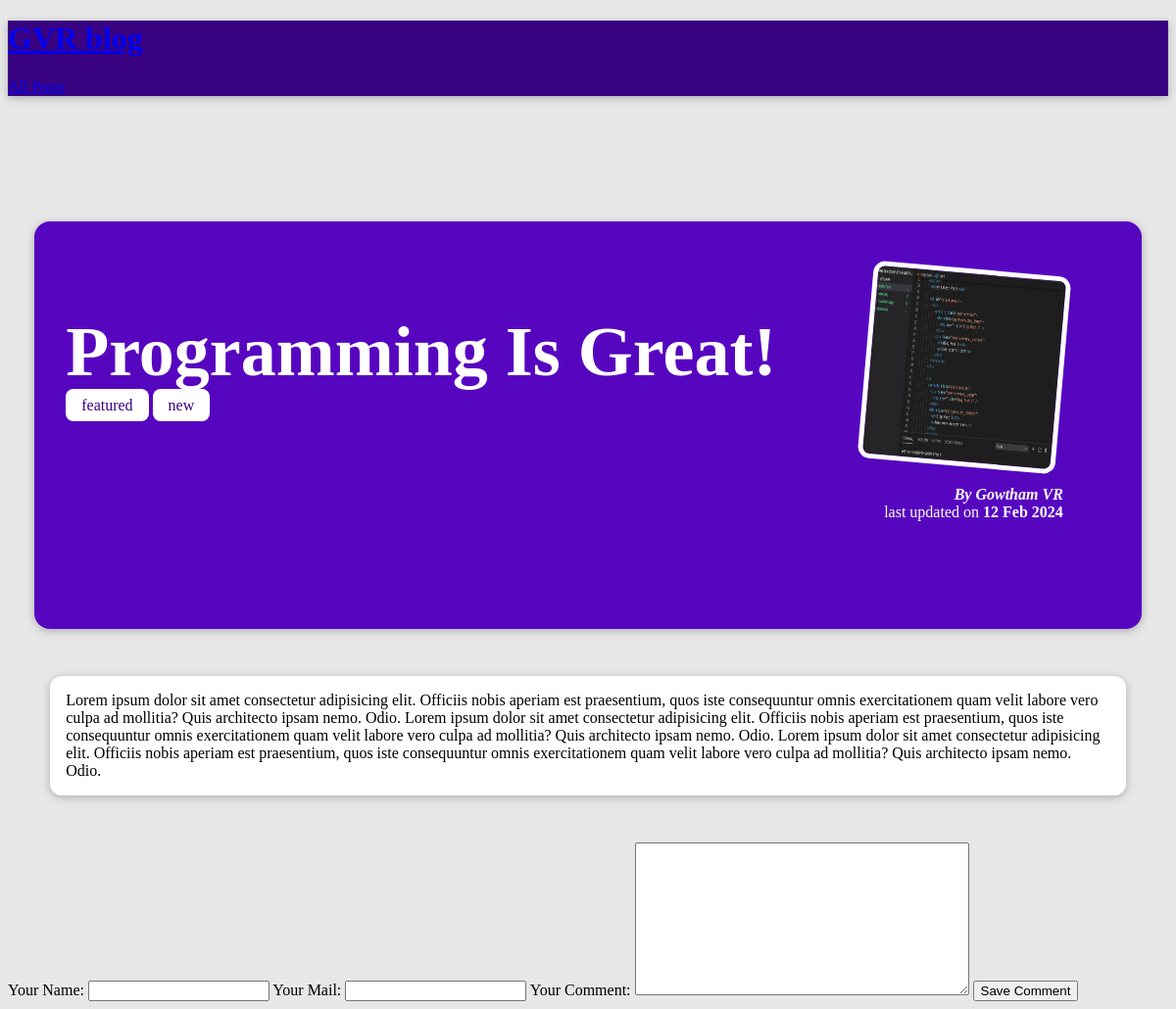
Page /posts/programming-is-fun on the committed database.
### blog/models.py (models this page shows, shortened)
class Post(models.Model):
    title=models.CharField(max_length=250)
    excerpt=models.CharField(max_length=250)
    image=models.ImageField(upload_to='uploads/posts', null=True)
    date=models.DateField(auto_now=True)
    slug=models.SlugField(unique=True, db_index=True)
    content=models.TextField(validators=[MinLengthValidator(10)])
    author=models.ForeignKey(Author, on_delete=models.SET_NULL, null= True, related_name='posts')
    tags=models.ManyToManyField(Tag)

class Tag(models.Model):
    caption=models.CharField(max_length=20)

class Author(models.Model):
    first_name=models.CharField(max_length=50)
    last_name=models.CharField(max_length=50)
    email=models.EmailField()
    def full_name(self):
        return f"{self.first_name} {self.last_name}"
    def __str__(self):
        return self.full_name()

### blog/views.py (the view)
# urls.py: path('posts/<slug:slug>',views.PostdetailView.as_view(),name='detail-post-page')#pathconvertor:pathname
class PostdetailView(DetailView):
    template_name="blog/post-detail.html"
    model=Post
    def get_context_data(self, **kwargs):
        context = super().get_context_data(**kwargs)
        context["post_tags"] = self.object.tags.all()
        context["comment_form"]=CommentForm()
        return context

### blog/forms.py
class CommentForm(forms.ModelForm):
    class Meta:
        model=Comment
        exclude=["post"]
        labels={
            "user_name":'Your Name',
            "user_email":"Your Mail",
            "text": "Your Comment"
        }

### blog/templates/blog/post-detail.html (shortened to what this page needs)
{% extends "base.html" %}
{%load static%}
{%block css_files%}
    <link rel='stylesheet' href="{% static 'blog/post-detail.css'%}"/>
{%endblock%}
{%block content%}
<section id='summary'>
    <h2> {{post.title}}</h2>
    <div>
        {% for tag in post_tags%}
            <span class="tag">{{tag.caption}}</span>
        {%endfor%}
    </div>
    <article>
        <img src="{{post.image.url}}" alt="{{post.title}}"/>
        <address>By <a href="mailto:{{post.author.email}}">{{post.author}}</a></address>
        <div>
            last updated on <time> {{post.date|date:"d M Y"}}</time>
        </div>
    </article>
</section>
<main>
    {{post.content}}
</main>
<div>
    <form>
        {{comment_form}}
        <button>Save Comment</button>
    </form>
</div>
{%endblock%}

### blog/static/blog/post-detail.css (style rules this page uses)
body { background-color: #e7e7e7; }
#summary { margin: 8rem auto 3rem auto; padding: 2rem; width: 90%; max-width: 90rem; border-radius: 16px; background-color: #5706c0; position: relative; box-shadow: 0 2px 8px rgba(0, 0, 0, 0.25); height: 22rem; }
#summary h2 { color: white; font-size: 4.5rem; margin-bottom: 0.25rem; }
#summary a { color: white; text-decoration: none; }
#summary article { position: absolute; top: 2rem; right: 3rem; padding: 1rem 2rem; border-radius: 12px; text-align: right; color: white; }
#summary article img { width: 12rem; height: 12rem; border-radius: 12px; transform: rotateZ(5deg); border: 5px solid white; margin-bottom: 1rem; }
#summary address { font-weight: bold; }
#summary time { font-weight: bold; }
main { width: 90%; max-width: 90rem; margin: 3rem auto; background-color: white; padding: 1rem; border-radius: 12px; box-shadow: 0 2px 8px rgba(0, 0, 0, 0.25); }
.tag { background-color: white; color: #390281; padding: 0.5rem 1rem; border-radius: 8px; }

### rows in the picture
Post: title "Programming Is Great!", image (picture), author "Gowtham VR", date "12 Feb 2024", content "Lorem ipsum dolor sit amet consectetur adipisicing elit. Officiis nobis aperiam est praesentium, quos iste consequuntur omnis exercitationem quam velit labore vero culpa ad mollitia? Quis architecto ipsam nemo. Odio. Lorem ipsum dolor sit amet consectetur adipisicing elit. Officiis nobis aperiam est praesentium, quos iste consequuntur omnis exercitationem quam velit labore vero culpa ad mollitia? Quis architecto ipsam nemo. Odio. Lorem ipsum dolor sit amet consectetur adipisicing elit. Officiis nobis aperiam est praesentium, quos iste consequuntur omnis exercitationem quam velit labore vero culpa ad mollitia? Quis architecto ipsam nemo. Odio."
Tag: caption "featured"
Tag: caption "new"
